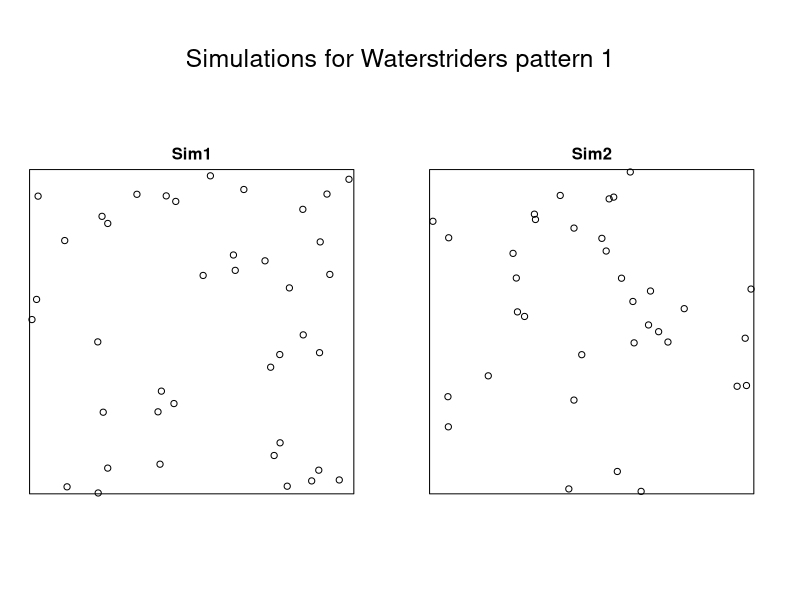
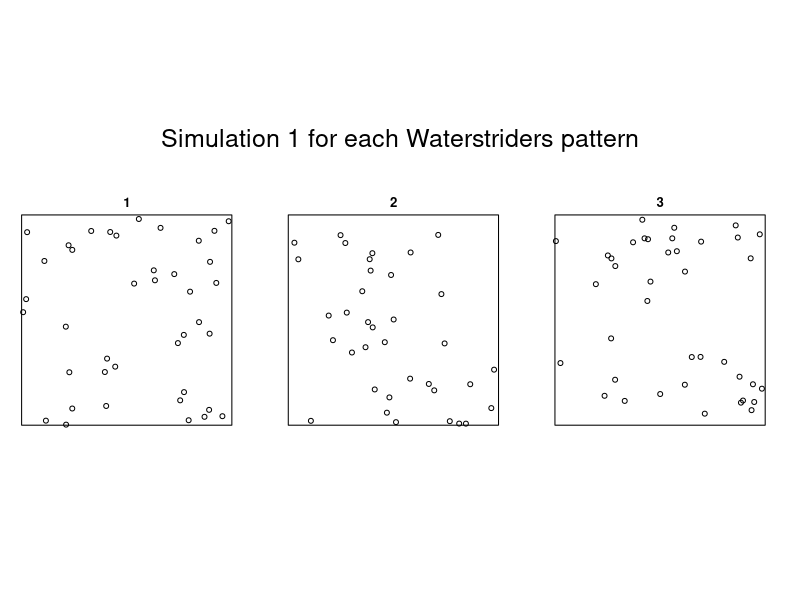

Recreate these plots in R, in order.
library(spatstat)


### Name: simulate.mppm
### Title: Simulate a Point Process Model Fitted to Several Point Patterns
### Aliases: simulate.mppm
### Keywords: spatial models

### ** Examples

  H <- hyperframe(Bugs=waterstriders)
  fit <- mppm(Bugs ~ id, H)
  y <- simulate(fit, nsim=2)
  y
  plot(y[1,,drop=TRUE], main="Simulations for Waterstriders pattern 1")
  plot(y[,1,drop=TRUE], main="Simulation 1 for each Waterstriders pattern")
